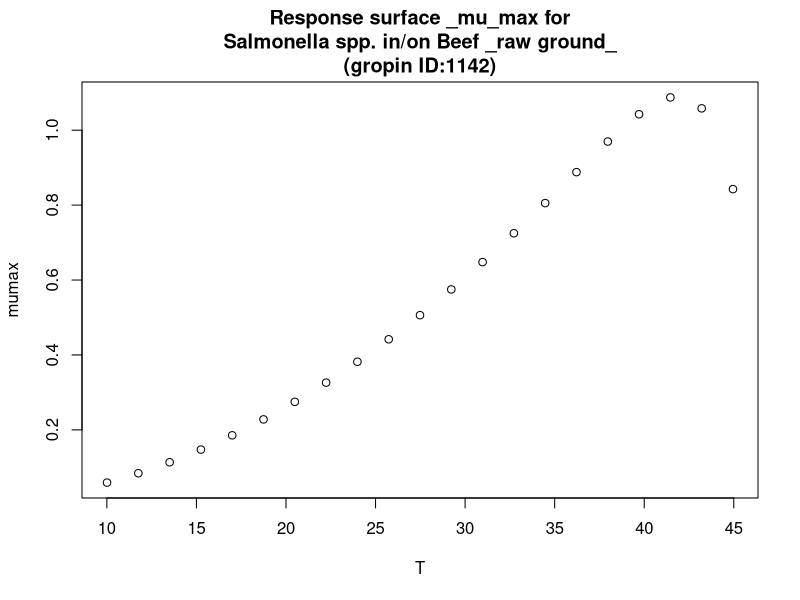

The R script that drew this image:
#############################
# start of Parameter script
#############################
T <- seq(10.01,44.955044955045,length.out=21)
#############################
# end of Parameter script
#############################
############################# 
# start of Model script Gropin ID 1142 
#############################
 
# constant coefficients for this model
 
variables <- data.frame(T)
argumentsPar <- unique.data.frame(expand.grid(variables))
 
# heart of the model
response_surface <- function(T) {
   mumax <-7.18*(10^-4)*((T-0.93)^2)*(1-exp(0.464*(T-46.96)))

	return(mumax=mumax)
} 

# output parameters
responseSurface <- cbind(argumentsPar,response_surface(argumentsPar['T']))
colnames(responseSurface) <- c(colnames(argumentsPar),'mumax')
#############################
# End of Model script
#############################
############################# 
# start of Visualisation script Gropin ID 1142 
#############################
titleText <-'Response surface _mu_max for
Salmonella spp. in/on Beef _raw ground_
(gropin ID:1142)'
plot(T,responseSurface$'mumax',xlab='T',
                          ylab='mumax',main=titleText)
#############################
# End of Visualisation script
#############################
